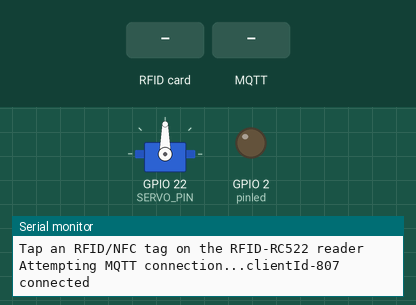
The sketch below on a simulated ESP32. On the bench: servo, output pins drawn as LEDs (lit = HIGH), the last lines printed to the serial monitor. The inputs (shaded band) are chosen by the test bench. WiFi joins after 1.5 s; servers stay silent unless stated; random numbers use the default seed unless the sketch sets one; no MQTT or app messages arrive unless stated.

Above: at 2.8 s.
2.9 s: RFID card 51 77 35 26 held to the reader
4.4 s: MQTT message "2" arrives on the first subscribed topic
At 6.2 s:
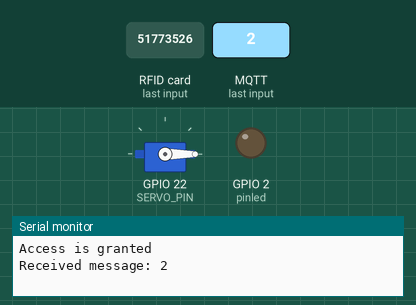
At 7.3 s:
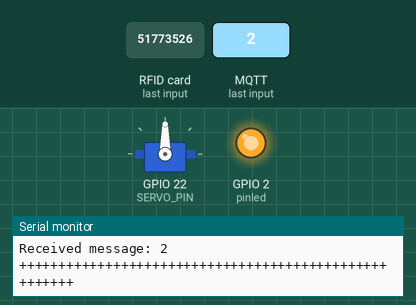
7.4 s: RFID card 5E 7A 19 C4 held to the reader
8.9 s: MQTT message "1" arrives on the first subscribed topic
10.4 s: MQTT message "on" arrives on the first subscribed topic
Timing chart, 0 to 12.9 s (numbered marks = the images above; inputs shaded):
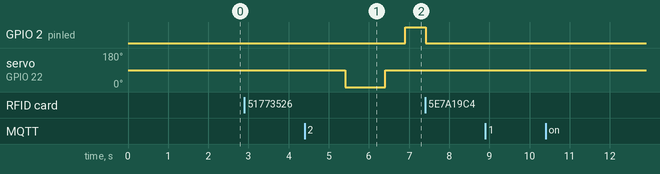

Measured:
- after the input at 4.4 s, GPIO 2 (pinled): LOW → HIGH after 2.5 s; servo on GPIO 22 (SERVO_PIN): 90° → 0° after 1.0 s, → 90° 1.0 s later

The sketch:

ESP_MQTT_SUB.ino
```cpp
#include <WiFi.h>
#include "PubSubClient.h"
#include <ESP32Servo.h>
#include <SPI.h>
#include <MFRC522.h>

#define SS_PIN    5  // ESP32 pin GIOP5
#define RST_PIN   4 // ESP32 pin GIOP27
#define SERVO_PIN 22 // ESP32 pin GIOP22 connects to relay

const char* ssid = "Mekanik";
const char* password = "duarmekanik";
const char* mqttServer = "mqtt.eclipseprojects.io";
bool AwalRFID = false;
int port = 1883;
int pinled = 2;
char clientId[50];

Servo servoMotor;
MFRC522 rfid(SS_PIN, RST_PIN);

byte keyTagUID[4] = {0x51, 0x77, 0x35, 0x26};

WiFiClient espClient;
PubSubClient client(espClient);

void setup() {
  Serial.begin(115200);
  pinMode(pinled, OUTPUT);
  delay(10);

  SPI.begin(); // init SPI bus
  rfid.PCD_Init(); // init MFRC522

  Serial.println();
  Serial.print("Connecting to ");
  Serial.println(ssid);

  wifiConnect();
  Serial.println("");
  Serial.println("Wifi Connected");
  Serial.println("IP address: ");
  Serial.println(WiFi.localIP());

  client.setServer(mqttServer, port);
  client.setCallback(callback);

  Serial.println("Tap an RFID/NFC tag on the RFID-RC522 reader");
  servoMotor.attach(SERVO_PIN);

}

void wifiConnect(){
  WiFi.mode(WIFI_STA);
  WiFi.begin(ssid, password);
  while (WiFi.status() != WL_CONNECTED){
    delay(200);
    Serial.print(".");
  }
}

void mqttReconnect() {
 while (!client.connected()) {
   Serial.print("Attempting MQTT connection...");
   long r = random(1000);
   sprintf(clientId, "clientId-%ld", r);
   if (client.connect(clientId)) {
     Serial.print(clientId);
     Serial.println(" connected");
     client.subscribe("space_count"); //Subscribe the topic
   } else {
     Serial.print("failed, rc=");
     Serial.print(client.state());
     Serial.println(" try again in 5 seconds");
     delay(5000);
   }
 }
}
void RFID(){
  if (rfid.PICC_IsNewCardPresent()) { // new tag is available
    if (rfid.PICC_ReadCardSerial()) { // NUID has been readed
      MFRC522::PICC_Type piccType = rfid.PICC_GetType(rfid.uid.sak);

      if (rfid.uid.uidByte[0] == keyTagUID[0] &&
          rfid.uid.uidByte[1] == keyTagUID[1] &&
          rfid.uid.uidByte[2] == keyTagUID[2] &&
          rfid.uid.uidByte[3] == keyTagUID[3] ) {
        Serial.println("Access is granted");
        AwalRFID = true;
        delay(1200);
      }
      else
      {
        Serial.print("Access denied, UID:");
        AwalRFID = false;
        for (int i = 0; i < rfid.uid.size; i++) {
          Serial.print(rfid.uid.uidByte[i] < 0x10 ? " 0" : " ");
          Serial.print(rfid.uid.uidByte[i], HEX);
        }
        Serial.println();

      }

      rfid.PICC_HaltA(); // halt PICC
      rfid.PCD_StopCrypto1(); // stop encryption on PCD
    }
   } //else{
  //   AwalRFID = false;
  // }
}
void callback(char* topic, byte* payload, unsigned int length) {
  Serial.print("Received message: ");
  int i = 0;
  byte a = 0;
  String messageTemp;
  for (i; i < length; i++) {
    a = payload[i];
    Serial.print((char)a);
    messageTemp += (char)a;
  }
  //Serial.print((char)a);

  Serial.println();

   if (messageTemp > "14" && AwalRFID == true){
      servoMotor.write(90); // unlock the door for 2 seconds
      delay(1000);
      servoMotor.write(0); // lock the door
      delay(1000);
      servoMotor.write(90); // lock the door
      Serial.print("++++++++++++++++++++++++++++++++++++++++++++++++++++++");
      delay(500);
      digitalWrite(pinled, HIGH);
      delay(500);
      digitalWrite(pinled, LOW);
  }
  else if (messageTemp > "14" && AwalRFID == false){

  }
  else{
    Serial.print("Parking Space is Full..");
  }
}

void loop() {
RFID();
 delay(10);
 if (!client.connected()) {
   mqttReconnect();
 }
 client.loop();
}
```
